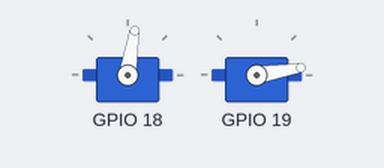
This program was run on a simulated Raspberry Pi (BCM pin numbers). Shown: 2 × servo. Servo angles are drawn from the pulse width (0.5 ms = 0°, 2.5 ms = 180°).

Above: at 0.05 s.
Timing chart, 0 to 4.6 s (numbered marks = the images above):
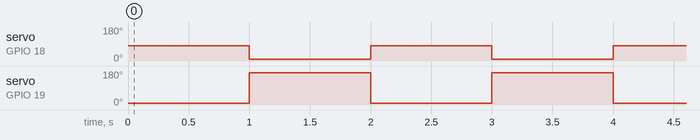

Measured:
- by itself, servo on GPIO 18: alternates 81° for 1.0 s and 9° for 1.0 s
- by itself, servo on GPIO 19: alternates 171° for 1.0 s and 9° for 1.0 s

The program:

servo_lib.py
```python
import time
import RPi.GPIO as gp

class Sdata:
    min_us = 600
    current_us = None
    current_angle = None
    max_us = 2400
    servos = 0
    pins = []
    servo_objs = []

class Servo:
    def __init__(self):
        self.data = Sdata()
        gp.setmode(gp.BCM)
    """"

            self.data.pins.append(pin_number)
    """
    def add_servo(self, pin:list):
        for servo in pin:
            gp.setup(servo, gp.OUT)
            pwm = gp.PWM(servo, 50)  # Set frequency to 50 Hz
            pwm.start(0)  # Start PWM with 0% duty cycle
            self.data.servo_objs.append(pwm)
            self.data.pins.append(servo)
            self.data.servos += 1
    """
    def write2(self, us_or_degrees_list: list, degrees_true_or_us_false: list):

        for is_degrees, value in zip(degrees_true_or_us_false, us_or_degrees_list) :
            if is_degrees :
                self.dakia.current_angle = self.data.min_us + (value / 180) * (self.data.max_us - self.data.min_us)
                self.data.servo_objs[i].duty_u16(int(self.data.current_angle * 65535 / 20000))
            else:
                self.data.current_us = us_or_degrees_list[i]
                self.data.servo_objs[i].duty_u16(int(self.data.current_us * 65535 / 20000))
    """
    def write(self,angles:list,micro_us:list):

        for i in range(len(micro_us)):
            @staticmethod
            def duty(d):
                self.data.servo_objs[i].ChangeDutyCycle(d)
            if micro_us[i]:
                self.data.current_angle = self.data.min_us + (angles[i] / 180) * (self.data.max_us - self.data.min_us)
                duty(int(self.data.current_angle / 20000 * 100))
            else:
                self.data.current_us = angles[i]
                duty(int(self.data.current_us / 20000 * 100))

#optional- can be removed just import the python file then you can do soemthing like this.
s = Servo()
s.add_servo([18,19])

while True:
    s.write([90,0],[True,True])
    time.sleep(1)
    s.write([0,180],[True,True])
    time.sleep(1)
```
